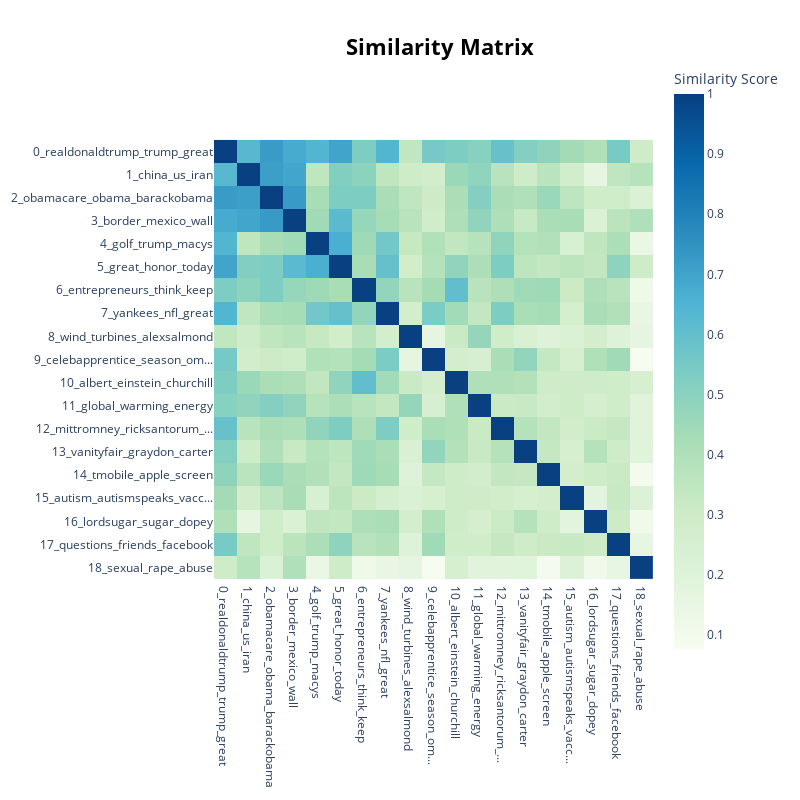

Here is the notebook cell this chart was saved with:
### Code cell
# Having generated topic embeddings, through both c-TF-IDF and embeddings, we can create a similarity matrix by simply applying cosine similarities through those topic embeddings. The result will be a matrix indicating how similar certain topics are to each other. To visualize the heatmap, run the following:

topic_model.visualize_heatmap()

### Figure 1 — Plotly figure (JSON) as saved in the notebook; plotly's stock layout.template omitted (floating-point values rounded to 4 significant figures; data arrays with more than 128 entries replaced by an {"elided": "..."} marker saying what was removed)
{"data": [{"coloraxis": "coloraxis", "hovertemplate": "x: %{x}<br>y: %{y}<br>Similarity Score: %{z}<extra></extra>", "name": "0", "type": "heatmap", "x": ["0_realdonaldtrump_trump_great", "1_china_us_iran", "2_obamacare_obama_barackobama", "3_border_mexico_wall", "4_golf_trump_macys", "5_great_honor_today", "6_entrepreneurs_think_keep", "7_yankees_nfl_great", "8_wind_turbines_alexsalmond", "9_celebapprentice_season_om...", "10_albert_einstein_churchill", "11_global_warming_energy", "12_mittromney_ricksantorum_...", "13_vanityfair_graydon_carter", "14_tmobile_apple_screen", "15_autism_autismspeaks_vacc...", "16_lordsugar_sugar_dopey", "17_questions_friends_facebook", "18_sexual_rape_abuse"], "xaxis": "x", "y": ["0_realdonaldtrump_trump_great", "1_china_us_iran", "2_obamacare_obama_barackobama", "3_border_mexico_wall", "4_golf_trump_macys", "5_great_honor_today", "6_entrepreneurs_think_keep", "7_yankees_nfl_great", "8_wind_turbines_alexsalmond", "9_celebapprentice_season_om...", "10_albert_einstein_churchill", "11_global_warming_energy", "12_mittromney_ricksantorum_...", "13_vanityfair_graydon_carter", "14_tmobile_apple_screen", "15_autism_autismspeaks_vacc...", "16_lordsugar_sugar_dopey", "17_questions_friends_facebook", "18_sexual_rape_abuse"], "yaxis": "y", "z": {"elided": "19x19 float values"}}], "layout": {"coloraxis": {"colorbar": {"title": {"text": "Similarity Score"}}, "colorscale": [[0, "rgb(247,252,240)"], [0.125, "rgb(224,243,219)"], [0.25, "rgb(204,235,197)"], [0.375, "rgb(168,221,181)"], [0.5, "rgb(123,204,196)"], [0.625, "rgb(78,179,211)"], [0.75, "rgb(43,140,190)"], [0.875, "rgb(8,104,172)"], [1, "rgb(8,64,129)"]]}, "height": 800, "hoverlabel": {"bgcolor": "white", "font": {"family": "Rockwell", "size": 16}}, "legend": {"title": {"text": "Trend"}}, "margin": {"t": 60}, "showlegend": true, "title": {"font": {"color": "Black", "size": 22}, "text": "<b>Similarity Matrix</b>", "x": 0.55, "xanchor": "center", "y": 0.95, "yanchor": "top"}, "width": 800, "xaxis": {"anchor": "y", "constrain": "domain", "domain": [0, 1], "scaleanchor": "y"}, "yaxis": {"anchor": "x", "autorange": "reversed", "constrain": "domain", "domain": [0, 1]}}}
